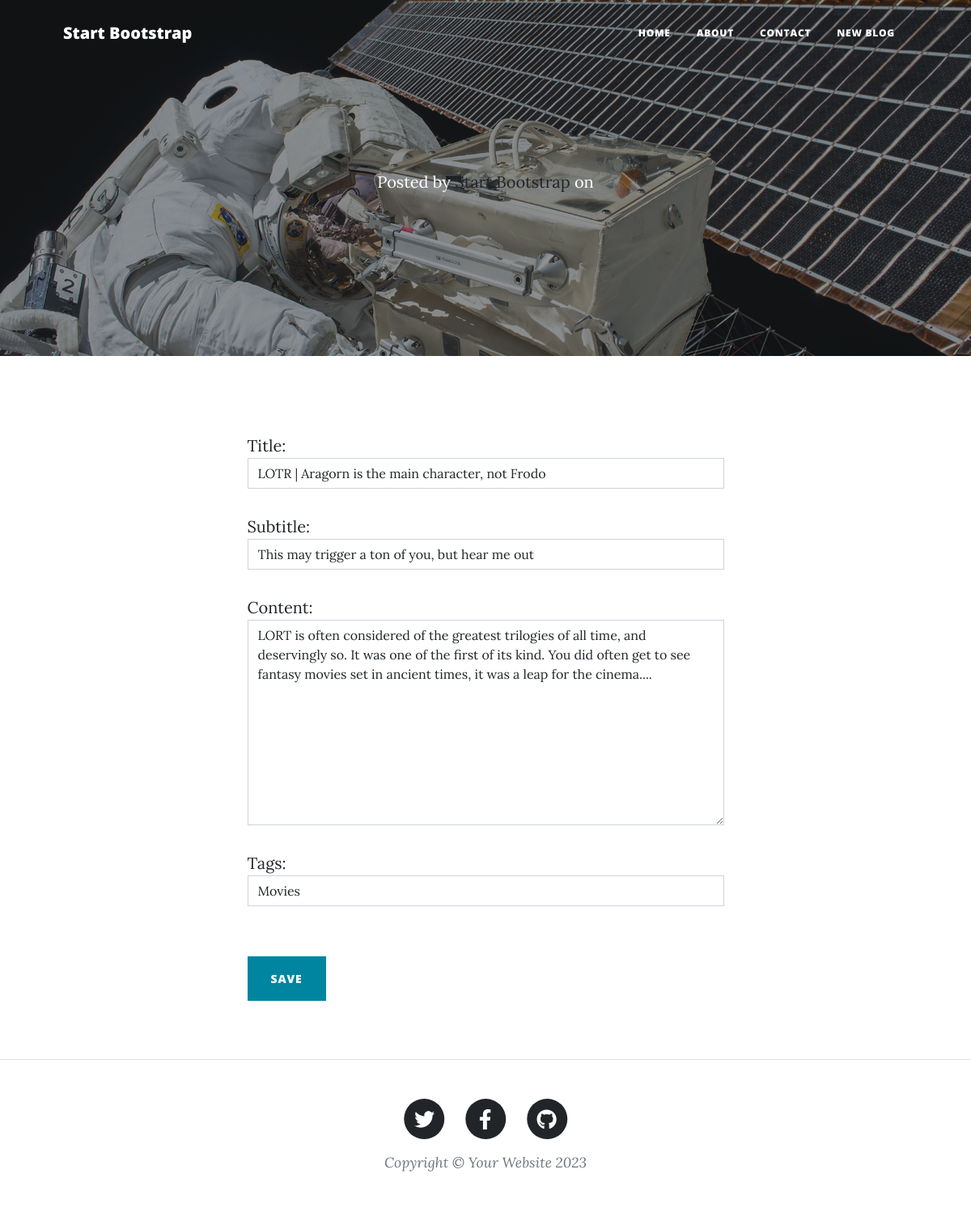
Screenshot of /posts/11/edit with the database file from the repository.
### blog/models.py (models this page shows, shortened)
class Post(models.Model):
    tags = [
        ('tech', 'Tech'),
        ('cs', 'Computer Science'),
        ('ai', 'AI'),
        ('bio', 'Biology'),
        ('music', 'Music'),
        ('movies', 'Movies'),
        ('psychology', 'Psychology'),
        ('history', 'History'),
        ('books', 'Books & Literature'),
        ('fiction', 'Fiction'),
        ('gaming', 'Gaming'),
        ('other', 'Other'),
    ]
    title = models.CharField(max_length=130)
    subtitle = models.CharField(max_length=70, blank=True)
    content = models.TextField()
    tags = models.CharField(max_length=50, choices=tags, default='other')
    created_at = models.DateTimeField(auto_now_add=True)
    modified_at = models.DateTimeField(auto_now=True)

### blog/views.py (the view)
# urls.py: path("<int:id>/edit", views.post_edit, name="post_edit"),
def post_edit(request, id):
    post = get_object_or_404(Post, id=id)
    if request.method == "POST":
        form = PostForm(request.POST, instance=post)
        if form.is_valid():
            post = form.save()
            post.save()
            return redirect('post_detail', id=post.id)
    else:
        form = PostForm(instance=post)
    return render(request, 'blog/post_edit.html', {'form': form})

### blog/forms.py
class PostForm(forms.ModelForm):
    class Meta:
        model = Post
        fields = ('title', 'subtitle', 'content', 'tags')
        widgets = {
            'title': forms.TextInput(attrs={'class': 'form-control', 'placeholder': 'My first PC built'}),
            'subtitle': forms.TextInput(attrs={'class': 'form-control', 'placeholder': 'It was great, but I messed up'}),
            'content': forms.Textarea(attrs={'class': 'form-control', 'placeholder': 'My first PC build was a modest Ryzen 5 5600 and an Nvidia RTX 3050(yeah, I know, a terrible choice, but it is not bad). Nothing too fancy...'}),
            'tags': forms.Select(attrs={'class': 'form-control', 'placeholder': 'Tags'}),
        }

### blog/templates/blog/post_edit.html (shortened to what this page needs)
{% extends 'base.html' %}
{% load static %}
{% block header %}
    <span class="meta">
        Posted by
        <a href="#!">Start Bootstrap</a>
        on {{ post.created_at.date }}
    </span>
{% endblock %}
{% block img %}
{% static 'img/post-bg.jpg' %}
{% endblock %}
{% block content %}
<main class="mb-4">
    <div class="container px-4 px-lg-5">
        <div class="row gx-4 gx-lg-5 justify-content-center">
            <div class="col-md-10 col-lg-8 col-xl-7">
                <div class="my-5">
                    <form id="contactForm" method="POST">
                        {{ form.as_p }}
                        <br />
                        <button class="btn btn-primary text-uppercase" id="submitButton" type="submit">Save</button>
                    </form>
                </div>
            </div>
        </div>
    </div>
</main>
{% endblock %}

### static/css/scstyles.css (style rules this page uses)
body { font-size: 1.25rem; }
p { margin: 2rem 0; }
.btn { letter-spacing: 0.0625em; }

### rows the page displays
Post: title "LOTR | Aragorn is the main character, not Frodo", subtitle "This may trigger a ton of you, but hear me out", content "LORT is often considered of the greatest trilogies of all time, and deservingly so. It was one of the first of its kind. You did often get to see fantasy movies set in ancient times, it was a leap for the cinema....", tags "Movies"
